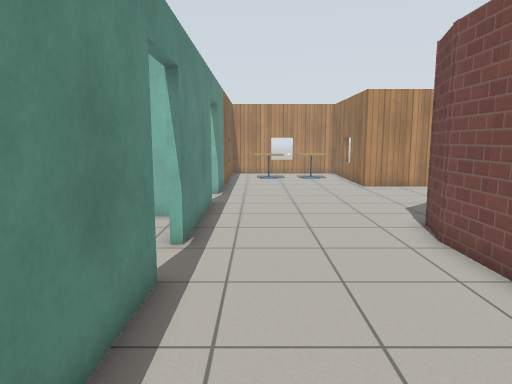
[1] (above)

13 first-person views from a walk through a world built for the Gazebo simulator. The camera is 1.2 m above the floor, tilts 8° down and sees 70° across. The floor is counted in squares, 0.5 m on a side. Each view is taken from the middle of a square. On the plan, view 1 faces up. The plan holds only what a view shows up to about 20 squares ahead; the rest is blank. The place goes on beyond the plan. Robots are left out. Gazebo's built-in surfaces are drawn with simple patterns.

[2]
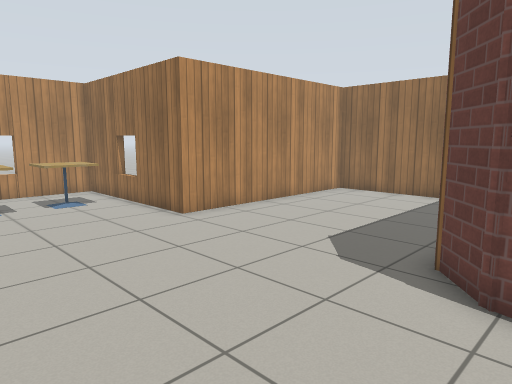

[3]
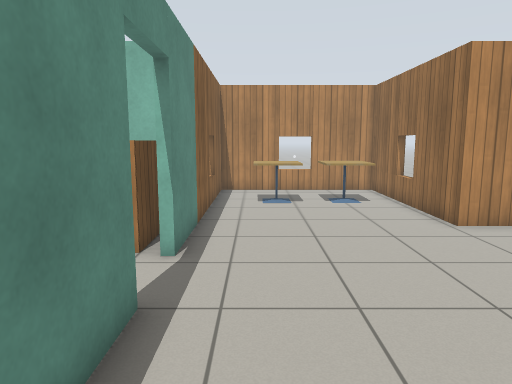

[4]
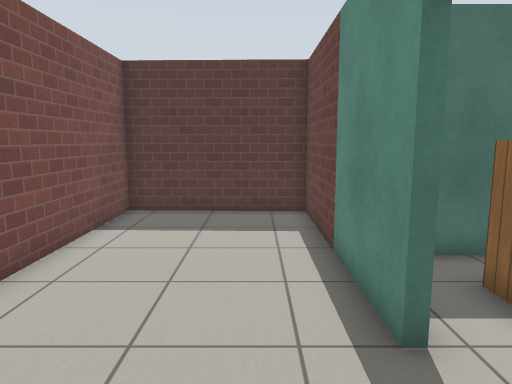

[5]
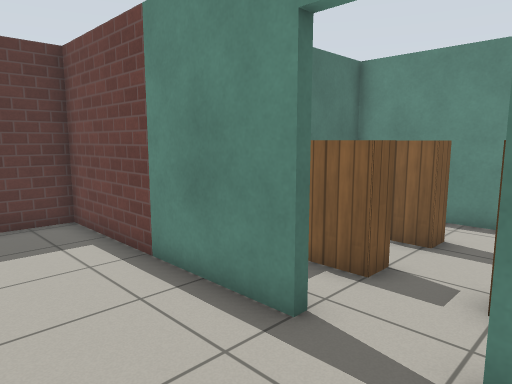

[6]
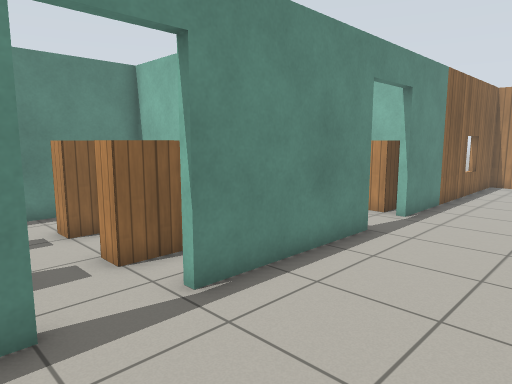

[7]
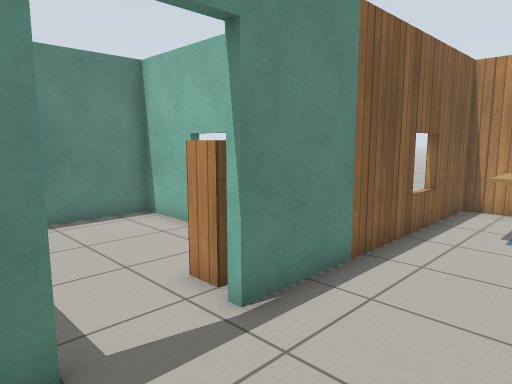

[8]
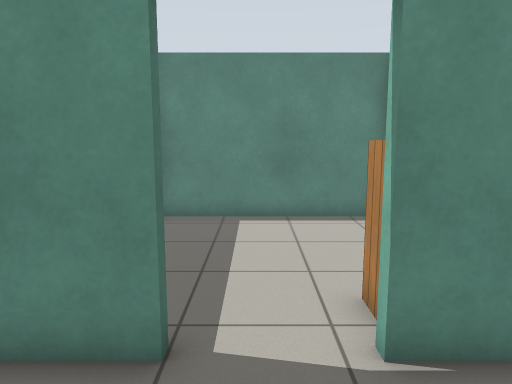

[9]
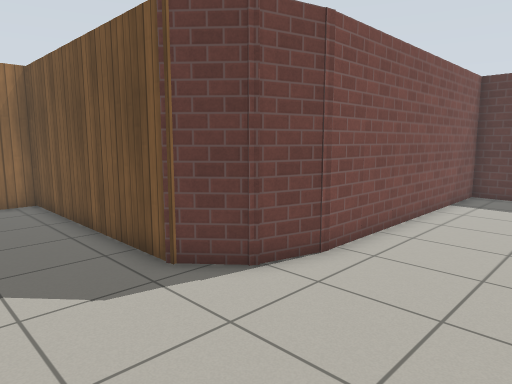

[10]
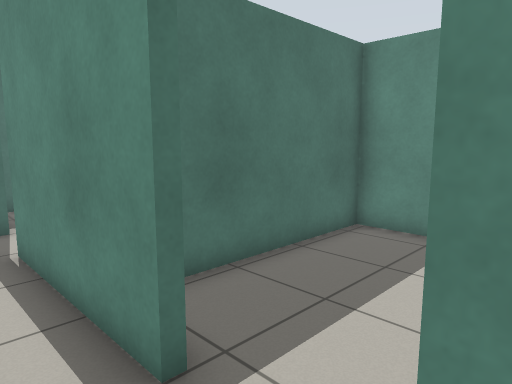

[11]
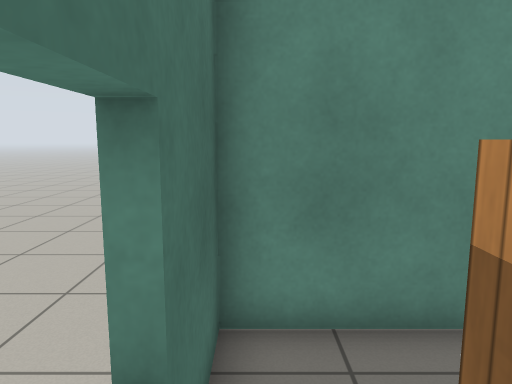

[12]
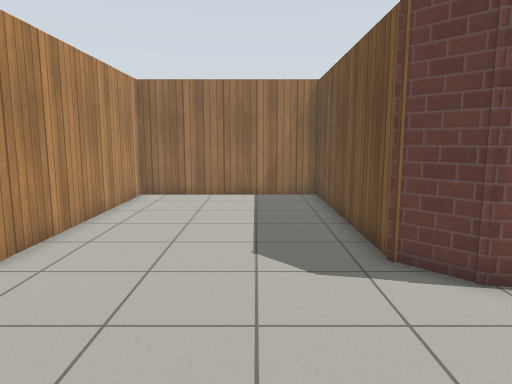

[13]
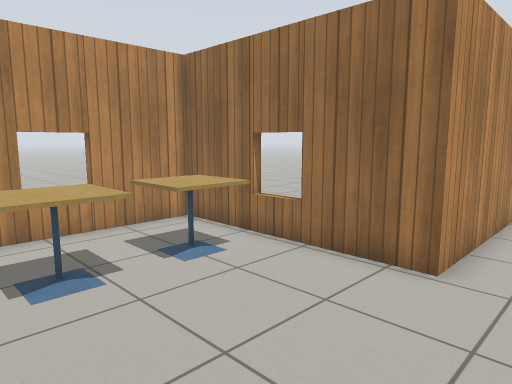

### Floor plan
Points are (right, up) in squares from view 1. A wall is a line through its corners. A room is listed if a view was taken in it or the views show most of it. See-through windows are left out.
Room 1 (views 1, 2, 3, 4, 5, 6, 7, 8, 9, 10, 12, 13)
walls: (4.3, 8.2) (4.9, 10.2) (6.1, 11.3) (15.2, 11.3) (15.2, 19.1) (5.7, 19.1) (5.7, 26.8) (-1.7, 26.8) (-1.7, 16.4); (-1.7, 14) (-1.7, 8.2); (-1.7, 6) (-1.7, -2.3) (4.4, -2.5) (4.4, 8.6)
ways out: open door at (-2, 7) to room 2; open door at (-2, 15) to room 3
objects: cafe table (0, 23) to (1, 24); cafe table (3, 23) to (4, 24)
Room 2 (view 11)
walls: (-6.7, 11.4) (-9.4, 11.4) (-9.4, 2.5) (-2.6, 2.5); (-2.7, 11.4) (-3.2, 11.4)
ways out: open door at (-2, 7) to room 1
objects: bookshelf (-7, 5) to (-7, 6); bookshelf (-7, 8) to (-7, 10); bookshelf (-4, 4) to (-4, 6); bookshelf (-4, 8) to (-4, 9)
Room 3 (no view inside)
walls: (-2.6, 19.1) (-9.4, 19.1) (-9.4, 11.7) (-3.4, 11.7)
ways out: open door at (-2, 15) to room 1
objects: bookshelf (-3, 17) to (-3, 18)

Where each view was taken, in squares from view 1:
view 1: 0 up, 0 right, facing up
view 2: 9 up, 1 left, facing up-right
view 3: 9 up, 0 right, facing up
view 4: 10 up, 0 right, facing down
view 5: 9 up, 2 right, facing down-left
view 6: 5 up, 3 right, facing up-left
view 7: 13 up, 2 right, facing up-left
view 8: 15 up, 2 right, facing left
view 9: 15 up, 0 right, facing down-right
view 10: 17 up, 0 right, facing down-left
view 11: 3 up, 5 left, facing left
view 12: 14 up, 1 left, facing right
view 13: 17 up, 1 left, facing up-right
